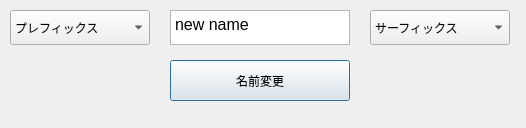
<?xml version="1.0" encoding="UTF-8"?>
<ui version="4.0">
 <class>multiRenameDialog</class>
 <widget class="QDialog" name="multiRenameDialog">
  <property name="geometry">
   <rect>
    <x>0</x>
    <y>0</y>
    <width>526</width>
    <height>128</height>
   </rect>
  </property>
  <property name="minimumSize">
   <size>
    <width>526</width>
    <height>128</height>
   </size>
  </property>
  <property name="windowTitle">
   <string>MultiRename</string>
  </property>
  <widget class="QComboBox" name="prefixComboBox">
   <property name="geometry">
    <rect>
     <x>10</x>
     <y>10</y>
     <width>140</width>
     <height>35</height>
    </rect>
   </property>
   <item>
    <property name="text">
     <string>プレフィックス</string>
    </property>
   </item>
   <item>
    <property name="text">
     <string>a~z</string>
    </property>
   </item>
   <item>
    <property name="text">
     <string>first</string>
    </property>
   </item>
   <item>
    <property name="text">
     <string>I~X</string>
    </property>
   </item>
  </widget>
  <widget class="QTextEdit" name="newName">
   <property name="geometry">
    <rect>
     <x>170</x>
     <y>10</y>
     <width>180</width>
     <height>35</height>
    </rect>
   </property>
   <property name="html">
    <string>&lt;!DOCTYPE HTML PUBLIC &quot;-//W3C//DTD HTML 4.0//EN&quot; &quot;http://www.w3.org/TR/REC-html40/strict.dtd&quot;&gt;
&lt;html&gt;&lt;head&gt;&lt;meta name=&quot;qrichtext&quot; content=&quot;1&quot; /&gt;&lt;style type=&quot;text/css&quot;&gt;
p, li { white-space: pre-wrap; }
&lt;/style&gt;&lt;/head&gt;&lt;body style=&quot; font-family:'SimSun'; font-size:9pt; font-weight:400; font-style:normal;&quot;&gt;
&lt;p style=&quot; margin-top:0px; margin-bottom:0px; margin-left:0px; margin-right:0px; -qt-block-indent:0; text-indent:0px;&quot;&gt;&lt;span style=&quot; font-size:12pt;&quot;&gt;new name&lt;/span&gt;&lt;/p&gt;&lt;/body&gt;&lt;/html&gt;</string>
   </property>
  </widget>
  <widget class="QComboBox" name="suffixComboBox">
   <property name="geometry">
    <rect>
     <x>370</x>
     <y>10</y>
     <width>140</width>
     <height>35</height>
    </rect>
   </property>
   <item>
    <property name="text">
     <string>サーフィックス</string>
    </property>
   </item>
   <item>
    <property name="text">
     <string>a~z</string>
    </property>
   </item>
   <item>
    <property name="text">
     <string>first</string>
    </property>
   </item>
   <item>
    <property name="text">
     <string>I~X</string>
    </property>
   </item>
  </widget>
  <widget class="QPushButton" name="renamePushButton">
   <property name="geometry">
    <rect>
     <x>170</x>
     <y>60</y>
     <width>180</width>
     <height>41</height>
    </rect>
   </property>
   <property name="text">
    <string>名前変更</string>
   </property>
  </widget>
 </widget>
 <resources/>
 <connections/>
</ui>
